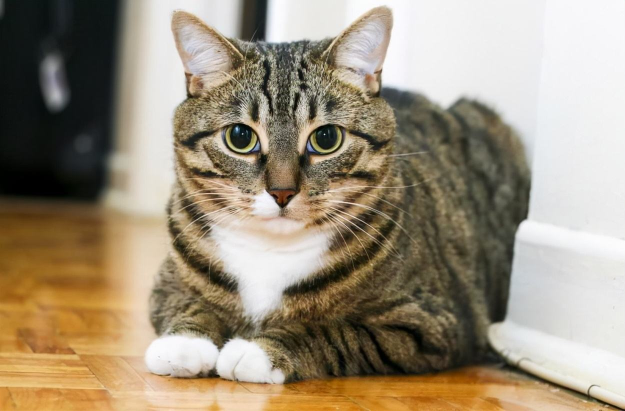
#> input picture lihuacat.jpeg, 1250 x 822 px, found by its file name (shown at 1/2 size)
$ python '2.6 图片的叠加.py'
#> lines starting #> are read from the running program, lines starting #| are printed output that depends on the picture
# @Time: 2022/12/25 18:02
# @File: 2.6 图片的叠加.py
import cv2
import numpy as np
lihuacat = cv2.imread(r'D:\xzc\python\opencv\lihuacat.jpeg')
#> lihuacat is the input picture: shape (822, 1250, 3); mean B, G, R 123.1, 143.7, 156.4
luojicat = cv2.imread(r'D:\xzc\python\opencv\luojicat.jpeg')
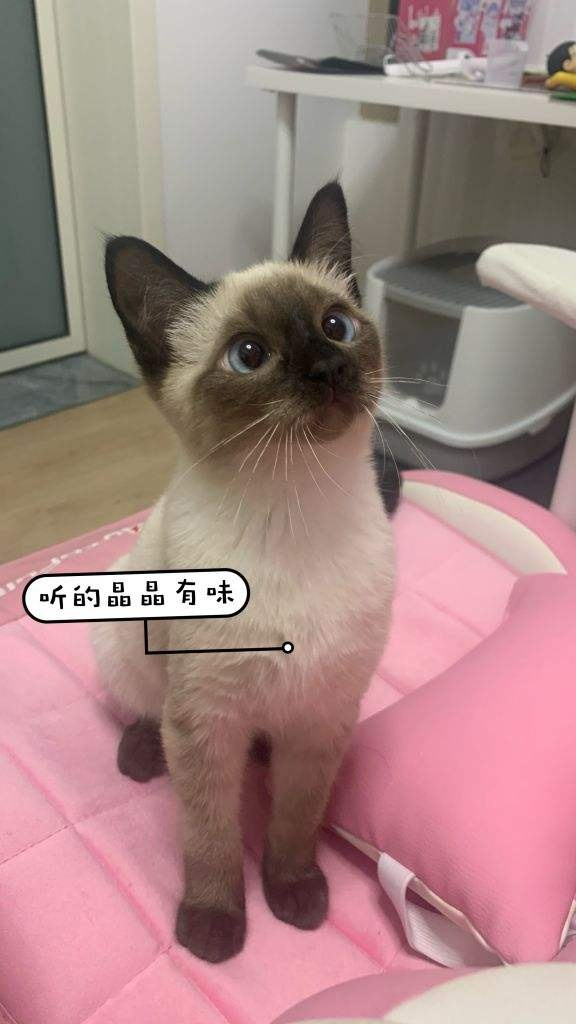
#> input picture luojicat.jpeg, 576 x 1024 px, found by its file name
#> luojicat is the input picture: shape (1024, 576, 3); mean B, G, R 131.9, 133.2, 164.9
new_lihuacat = lihuacat[0:320,0:320]
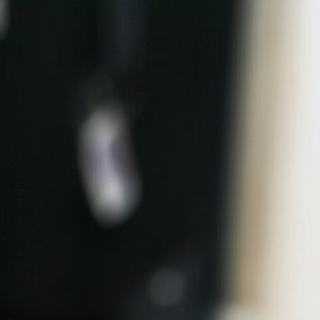
#> new_lihuacat: shape (320, 320, 3); mean B, G, R 67.4, 70.7, 68.7
new_luojicat = luojicat[0:320,0:320]
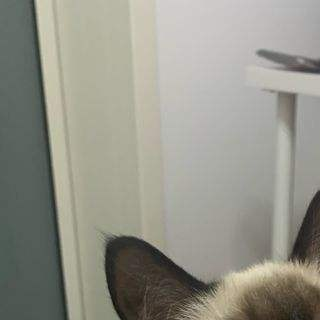
#> new_luojicat: shape (320, 320, 3); mean B, G, R 137.2, 147.4, 148.2
print(new_lihuacat.shape)
#| (320, 320, 3)
print(new_luojicat.shape)
#| (320, 320, 3)

#cv加法操作，要求两个图片长宽相同，通道数相同，加法规则，两个图对应位置的元素相加，超过255均变成255
result = cv2.add(new_luojicat,new_lihuacat)
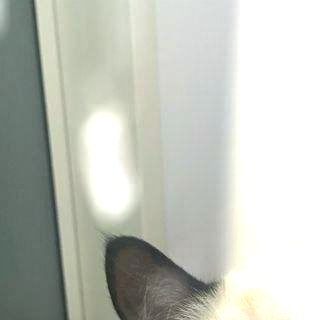
#> result: shape (320, 320, 3); mean B, G, R 188, 196.4, 192.8

#和单个数字运算规则，超出255，会被截断，相当于%255
test = lihuacat + 100
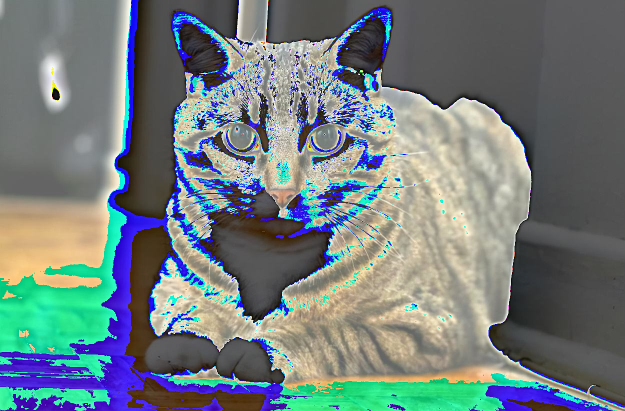
#> test: shape (822, 1250, 3) (shown at 1/2 size); mean B, G, R 125.7, 124.9, 112.9

#cv减法操作,减完小于零均变为0
cv2.subtract(new_luojicat,new_lihuacat)

#cv乘法操作multiply
cv2.multiply(new_luojicat,new_lihuacat)

cv2.divide(new_luojicat,new_lihuacat)

cv2.imshow('img',test)
cv2.waitKey(0)
cv2.destroyAllWindows()
